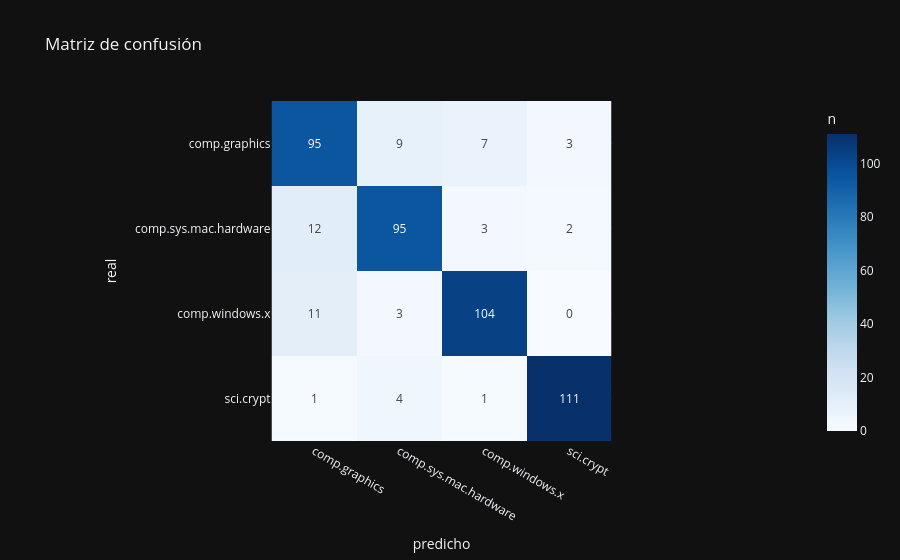

Notebook code for this chart:
### Markdown cell above
## 📊 5 · Evaluación

Desempeño sobre textos no vistos (set de test).

### Code cell
# 5 · Evaluación en test
from sklearn.metrics import classification_report, confusion_matrix
y_pred = best.predict(X_test)
print(classification_report(y_test, y_pred))
labels = sorted(map(str, y.unique()))
cm = confusion_matrix(y_test, y_pred)
px.imshow(cm, x=labels, y=labels, text_auto=True, color_continuous_scale='Blues',
          labels=dict(x='predicho', y='real', color='n'), title='Matriz de confusión').show()

### Figure 1 — Plotly figure (JSON) as saved in the notebook; plotly's stock layout.template omitted (floating-point values rounded to 4 significant figures)
{"data": [{"coloraxis": "coloraxis", "hovertemplate": "predicho: %{x}<br>real: %{y}<br>n: %{z}<extra></extra>", "name": "0", "texttemplate": "%{z}", "type": "heatmap", "x": ["comp.graphics", "comp.sys.mac.hardware", "comp.windows.x", "sci.crypt"], "xaxis": "x", "y": ["comp.graphics", "comp.sys.mac.hardware", "comp.windows.x", "sci.crypt"], "yaxis": "y", "z": [[95, 9, 7, 3], [12, 95, 3, 2], [11, 3, 104, 0], [1, 4, 1, 111]]}], "layout": {"coloraxis": {"colorbar": {"title": {"text": "n"}}, "colorscale": [[0.0, "rgb(247,251,255)"], [0.125, "rgb(222,235,247)"], [0.25, "rgb(198,219,239)"], [0.375, "rgb(158,202,225)"], [0.5, "rgb(107,174,214)"], [0.625, "rgb(66,146,198)"], [0.75, "rgb(33,113,181)"], [0.875, "rgb(8,81,156)"], [1.0, "rgb(8,48,107)"]]}, "title": {"text": "Matriz de confusión"}, "xaxis": {"anchor": "y", "constrain": "domain", "domain": [0.0, 1.0], "scaleanchor": "y", "title": {"text": "predicho"}}, "yaxis": {"anchor": "x", "autorange": "reversed", "constrain": "domain", "domain": [0.0, 1.0], "title": {"text": "real"}}}}
